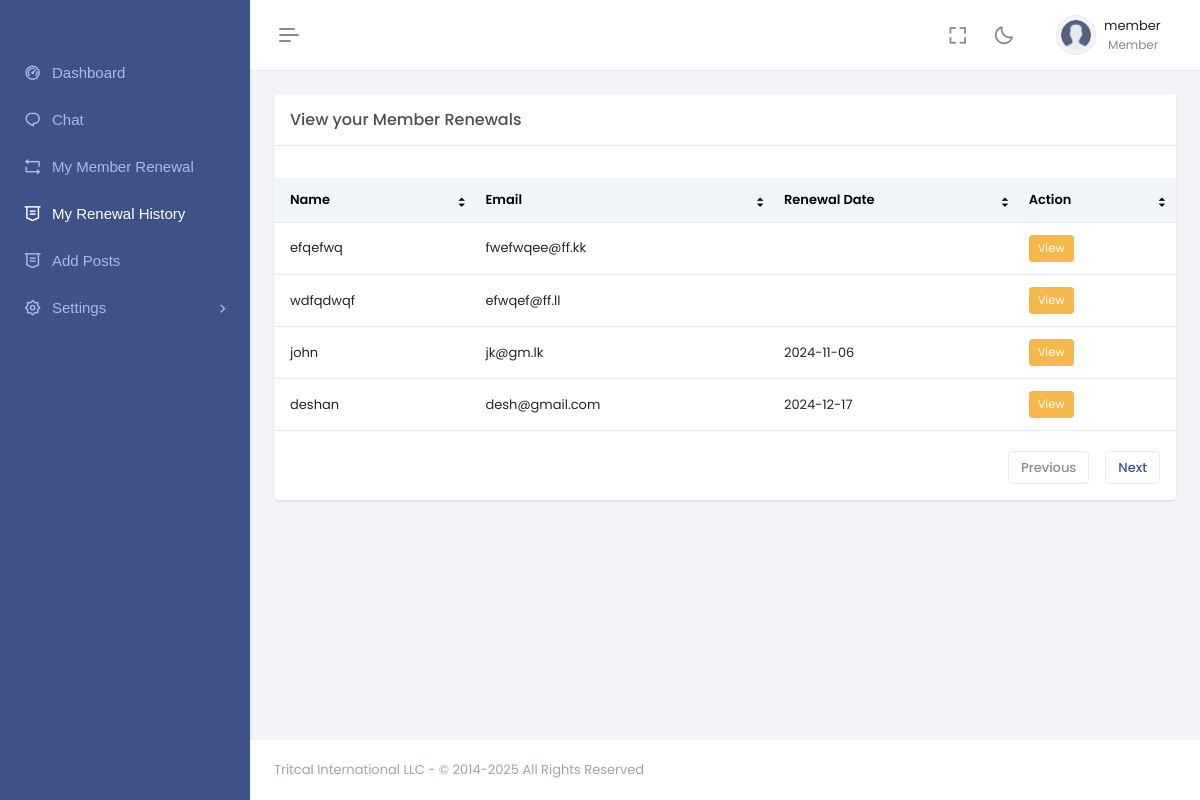
Screenshot of /member_renewal_history.php (signed in) with the database file from the repository.
### tables this page shows
CREATE TABLE `member_renewal` (
  `id` int(11) NOT NULL,
  `full_name` varchar(255) NOT NULL,
  `email_address` varchar(255) DEFAULT NULL,
  `member_id` int(11) NOT NULL,
  `receipt` text DEFAULT NULL,
  `created_at` varchar(100) NOT NULL
);

### member_renewal_history.php (the view, shortened to what this page needs)
<!doctype html>
<html lang="en" data-layout="vertical" data-topbar="light" data-sidebar="dark" data-sidebar-size="lg"
    data-sidebar-image="none" data-preloader="disable" data-theme="default" data-theme-colors="default">
<head>
    <link href="assets/libs/sweetalert2/sweetalert2.min.css" rel="stylesheet" type="text/css" />
    <link href="assets/css/bootstrap.min.css" rel="stylesheet" type="text/css" />
    <link href="assets/css/icons.min.css" rel="stylesheet" type="text/css" />
    <link href="assets/css/app.min.css" rel="stylesheet" type="text/css" />
    <link href="assets/css/custom.min.css" rel="stylesheet" type="text/css" />
</head>
<body>
    <div id="layout-wrapper">
        <?php include './inc/member_header.php'; ?>
        <?php include './inc/member_sidebar.php'; ?>
        <div class="main-content">
            <div class="page-content">
                <div class="container-fluid">
                    <div class="row">
                        <div class="col-lg-12">
                            <div class="card">
                                <div class="card-header">
                                    <h4 class="card-title mb-0">View your Member Renewals</h4>
                                </div>
                                <div class="card-body">
                                    <div class="table-responsive table-card mt-3 mb-1">
                                        <table class="table align-middle table-nowrap" id="customerTable">
                                            <thead class="table-light">
                                                <tr>
                                                    <th class="sort" data-sort="customer_name">Name</th>
                                                    <th class="sort" data-sort="email">Email</th>
                                                    <th class="sort" data-sort="member_id">Renewal Date</th>
                                                    <th class="sort" data-sort="action">Action</th>
                                                </tr>
                                            </thead>
                                            <tbody class="list form-check-all">
                                                <?php
                                                $mem_id = $_SESSION["member_id"];
                                                $sql = "SELECT * FROM member_renewal WHERE member_id=$mem_id";
                                                $result = $conn->query($sql);
                                                if ($result && $result->num_rows > 0) {
                                                    while ($row = $result->fetch_assoc()) {
                                                        ?>
                                                        <tr>
                                                            <td class="email"><?php echo htmlspecialchars($row['full_name']); ?></td>
                                                            <td class="batch"><?php echo htmlspecialchars($row['email_address']); ?></td>
                                                            <td class="batch"><?php echo htmlspecialchars($row['created_at']); ?></td>
                                                            <td>
                                                                <div class="d-flex gap-2">
                                                                    <div class="edit">
                                                          <li class="list-inline-item" data-bs-toggle="tooltip" data-bs-trigger="hover" data-bs-placement="top" title="View">
                                                                        <a href="backend/uploads/receipt/<?= $row['receipt']; ?>" style="color: white; width:100%;" class="mybtn_01 btn btn-warning btn-sm" target="_blank">View</a>
                                                                </li>
                                                                    </div>
                                                                </div>
                                                            </td>
                                                        </tr>
                                                        <?php
                                                    }
                                                } else {
                                                    echo "<tr><td colspan='5'>No data found.</td></tr>";
                                                }
                                                ?>
                                            </tbody>
                                        </table>
                                    </div>
                                    <div class="d-flex justify-content-end">
                                        <div class="pagination-wrap hstack gap-2">
                                            <a class="page-item pagination-prev disabled" href="javascript:void(0);">Previous</a>
                                            <a class="page-item pagination-next" href="javascript:void(0);">Next</a>
                                        </div>
                                    </div>
                                </div>
                            </div>
                        </div>
                    </div>
                </div>
            </div>
            <?php include './inc/dash_footer.php';?>
        </div>
</body>
</html>

### rows the page displays
member_renewal: full_name "efqefwq", email_address "fwefwqee@ff.kk"
member_renewal: full_name "wdfqdwqf", email_address "efwqef@ff.ll"
member_renewal: full_name "john", email_address "jk@gm.lk", created_at "2024-11-06"
member_renewal: full_name "deshan", email_address "desh@gmail.com", created_at "2024-12-17"

### other values shown
$_SESSION['member_username'] "member"
